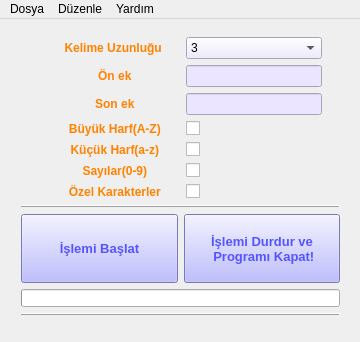
<?xml version="1.0" encoding="UTF-8"?>
<ui version="4.0">
 <class>MainWindow</class>
 <widget class="QMainWindow" name="MainWindow">
  <property name="windowModality">
   <enum>Qt::ApplicationModal</enum>
  </property>
  <property name="geometry">
   <rect>
    <x>0</x>
    <y>0</y>
    <width>360</width>
    <height>342</height>
   </rect>
  </property>
  <property name="sizePolicy">
   <sizepolicy hsizetype="Fixed" vsizetype="Fixed">
    <horstretch>0</horstretch>
    <verstretch>0</verstretch>
   </sizepolicy>
  </property>
  <property name="minimumSize">
   <size>
    <width>360</width>
    <height>342</height>
   </size>
  </property>
  <property name="maximumSize">
   <size>
    <width>360</width>
    <height>342</height>
   </size>
  </property>
  <property name="windowTitle">
   <string>Kelime Üreteci v1.0</string>
  </property>
  <property name="windowIcon">
   <iconset resource="ikon.qrc">
    <normaloff>:/new/prefix1/Kelime Üreteci İkon-32-23.png</normaloff>:/new/prefix1/Kelime Üreteci İkon-32-23.png</iconset>
  </property>
  <property name="windowOpacity">
   <double>1.000000000000000</double>
  </property>
  <property name="autoFillBackground">
   <bool>false</bool>
  </property>
  <property name="styleSheet">
   <string notr="true"/>
  </property>
  <property name="iconSize">
   <size>
    <width>32</width>
    <height>32</height>
   </size>
  </property>
  <property name="documentMode">
   <bool>true</bool>
  </property>
  <property name="tabShape">
   <enum>QTabWidget::Rounded</enum>
  </property>
  <property name="dockNestingEnabled">
   <bool>true</bool>
  </property>
  <property name="unifiedTitleAndToolBarOnMac">
   <bool>true</bool>
  </property>
  <widget class="QWidget" name="centralWidget">
   <widget class="QWidget" name="verticalLayoutWidget">
    <property name="geometry">
     <rect>
      <x>10</x>
      <y>7</y>
      <width>341</width>
      <height>301</height>
     </rect>
    </property>
    <layout class="QVBoxLayout" name="verticalLayout">
     <item>
      <layout class="QGridLayout" name="gridLayout_10">
       <property name="sizeConstraint">
        <enum>QLayout::SetMaximumSize</enum>
       </property>
       <item row="6" column="2">
        <widget class="QCheckBox" name="checkBox_4">
         <property name="text">
          <string/>
         </property>
        </widget>
       </item>
       <item row="0" column="3">
        <spacer name="horizontalSpacer_2">
         <property name="orientation">
          <enum>Qt::Horizontal</enum>
         </property>
         <property name="sizeType">
          <enum>QSizePolicy::Fixed</enum>
         </property>
         <property name="sizeHint" stdset="0">
          <size>
           <width>18</width>
           <height>14</height>
          </size>
         </property>
        </spacer>
       </item>
       <item row="0" column="0">
        <spacer name="horizontalSpacer">
         <property name="orientation">
          <enum>Qt::Horizontal</enum>
         </property>
         <property name="sizeType">
          <enum>QSizePolicy::Fixed</enum>
         </property>
         <property name="sizeHint" stdset="0">
          <size>
           <width>22</width>
           <height>10</height>
          </size>
         </property>
        </spacer>
       </item>
       <item row="3" column="1">
        <widget class="QLabel" name="label_4">
         <property name="font">
          <font>
           <pointsize>9</pointsize>
           <weight>75</weight>
           <bold>true</bold>
          </font>
         </property>
         <property name="styleSheet">
          <string notr="true">color:rgb(255, 130, 0)</string>
         </property>
         <property name="text">
          <string>  Büyük Harf(A-Z)</string>
         </property>
         <property name="alignment">
          <set>Qt::AlignCenter</set>
         </property>
        </widget>
       </item>
       <item row="6" column="1">
        <widget class="QLabel" name="label_7">
         <property name="font">
          <font>
           <pointsize>9</pointsize>
           <weight>75</weight>
           <bold>true</bold>
          </font>
         </property>
         <property name="styleSheet">
          <string notr="true">color:rgb(255, 130, 0)</string>
         </property>
         <property name="text">
          <string>  Özel Karakterler</string>
         </property>
         <property name="alignment">
          <set>Qt::AlignCenter</set>
         </property>
        </widget>
       </item>
       <item row="0" column="2">
        <widget class="QComboBox" name="comboBox">
         <property name="styleSheet">
          <string notr="true">background-color: rgb(235, 229, 255);</string>
         </property>
         <property name="currentIndex">
          <number>0</number>
         </property>
         <item>
          <property name="text">
           <string>3</string>
          </property>
         </item>
         <item>
          <property name="text">
           <string>4</string>
          </property>
         </item>
         <item>
          <property name="text">
           <string>5</string>
          </property>
         </item>
         <item>
          <property name="text">
           <string>6</string>
          </property>
         </item>
         <item>
          <property name="text">
           <string>7</string>
          </property>
         </item>
         <item>
          <property name="text">
           <string>8</string>
          </property>
         </item>
         <item>
          <property name="text">
           <string>9</string>
          </property>
         </item>
         <item>
          <property name="text">
           <string>10</string>
          </property>
         </item>
        </widget>
       </item>
       <item row="3" column="2">
        <widget class="QCheckBox" name="checkBox_2">
         <property name="sizePolicy">
          <sizepolicy hsizetype="Minimum" vsizetype="Fixed">
           <horstretch>0</horstretch>
           <verstretch>0</verstretch>
          </sizepolicy>
         </property>
         <property name="layoutDirection">
          <enum>Qt::LeftToRight</enum>
         </property>
         <property name="autoFillBackground">
          <bool>false</bool>
         </property>
         <property name="styleSheet">
          <string notr="true">color: rgb(235, 229, 255);</string>
         </property>
         <property name="inputMethodHints">
          <set>Qt::ImhNone</set>
         </property>
         <property name="text">
          <string/>
         </property>
        </widget>
       </item>
       <item row="2" column="1">
        <widget class="QLabel" name="label_3">
         <property name="font">
          <font>
           <pointsize>9</pointsize>
           <weight>75</weight>
           <bold>true</bold>
          </font>
         </property>
         <property name="styleSheet">
          <string notr="true">color:rgb(255, 130, 0)</string>
         </property>
         <property name="text">
          <string>  Son ek</string>
         </property>
         <property name="alignment">
          <set>Qt::AlignCenter</set>
         </property>
        </widget>
       </item>
       <item row="5" column="1">
        <widget class="QLabel" name="label_6">
         <property name="font">
          <font>
           <pointsize>9</pointsize>
           <weight>75</weight>
           <bold>true</bold>
          </font>
         </property>
         <property name="styleSheet">
          <string notr="true">color:rgb(255, 130, 0)</string>
         </property>
         <property name="text">
          <string>  Sayılar(0-9)</string>
         </property>
         <property name="alignment">
          <set>Qt::AlignCenter</set>
         </property>
        </widget>
       </item>
       <item row="1" column="2">
        <widget class="QLineEdit" name="lineEdit">
         <property name="styleSheet">
          <string notr="true">background-color: rgb(235, 229, 255);</string>
         </property>
        </widget>
       </item>
       <item row="1" column="1">
        <widget class="QLabel" name="label_2">
         <property name="font">
          <font>
           <pointsize>9</pointsize>
           <weight>75</weight>
           <bold>true</bold>
          </font>
         </property>
         <property name="styleSheet">
          <string notr="true">color:rgb(255, 130, 0)</string>
         </property>
         <property name="text">
          <string>  Ön ek</string>
         </property>
         <property name="alignment">
          <set>Qt::AlignCenter</set>
         </property>
        </widget>
       </item>
       <item row="4" column="1">
        <widget class="QLabel" name="label_5">
         <property name="font">
          <font>
           <pointsize>9</pointsize>
           <weight>75</weight>
           <bold>true</bold>
          </font>
         </property>
         <property name="styleSheet">
          <string notr="true">color:rgb(255, 130, 0)</string>
         </property>
         <property name="text">
          <string>  Küçük Harf(a-z)</string>
         </property>
         <property name="alignment">
          <set>Qt::AlignCenter</set>
         </property>
        </widget>
       </item>
       <item row="2" column="2">
        <widget class="QLineEdit" name="lineEdit_2">
         <property name="styleSheet">
          <string notr="true">background-color: rgb(235, 229, 255);</string>
         </property>
        </widget>
       </item>
       <item row="4" column="2">
        <widget class="QCheckBox" name="checkBox">
         <property name="styleSheet">
          <string notr="true">color: rgb(235, 229, 255);</string>
         </property>
         <property name="text">
          <string/>
         </property>
        </widget>
       </item>
       <item row="5" column="2">
        <widget class="QCheckBox" name="checkBox_3">
         <property name="styleSheet">
          <string notr="true">color: rgb(235, 229, 255);</string>
         </property>
         <property name="text">
          <string/>
         </property>
        </widget>
       </item>
       <item row="0" column="1">
        <widget class="QLabel" name="label">
         <property name="sizePolicy">
          <sizepolicy hsizetype="Expanding" vsizetype="Preferred">
           <horstretch>0</horstretch>
           <verstretch>0</verstretch>
          </sizepolicy>
         </property>
         <property name="font">
          <font>
           <pointsize>9</pointsize>
           <weight>75</weight>
           <bold>true</bold>
           <underline>false</underline>
          </font>
         </property>
         <property name="autoFillBackground">
          <bool>false</bool>
         </property>
         <property name="styleSheet">
          <string notr="true">color:rgb(255, 130, 0)</string>
         </property>
         <property name="frameShape">
          <enum>QFrame::NoFrame</enum>
         </property>
         <property name="text">
          <string>  Kelime Uzunluğu </string>
         </property>
         <property name="scaledContents">
          <bool>false</bool>
         </property>
         <property name="alignment">
          <set>Qt::AlignCenter</set>
         </property>
         <property name="wordWrap">
          <bool>false</bool>
         </property>
        </widget>
       </item>
      </layout>
     </item>
     <item>
      <widget class="Line" name="line">
       <property name="sizePolicy">
        <sizepolicy hsizetype="Expanding" vsizetype="Fixed">
         <horstretch>0</horstretch>
         <verstretch>0</verstretch>
        </sizepolicy>
       </property>
       <property name="frameShadow">
        <enum>QFrame::Raised</enum>
       </property>
       <property name="orientation">
        <enum>Qt::Horizontal</enum>
       </property>
      </widget>
     </item>
     <item>
      <layout class="QGridLayout" name="gridLayout_2">
       <property name="sizeConstraint">
        <enum>QLayout::SetDefaultConstraint</enum>
       </property>
       <item row="0" column="1">
        <widget class="QPushButton" name="pushButton_2">
         <property name="sizePolicy">
          <sizepolicy hsizetype="Minimum" vsizetype="Expanding">
           <horstretch>0</horstretch>
           <verstretch>0</verstretch>
          </sizepolicy>
         </property>
         <property name="font">
          <font>
           <pointsize>10</pointsize>
           <weight>75</weight>
           <bold>true</bold>
          </font>
         </property>
         <property name="styleSheet">
          <string notr="true">background-color: rgb(170, 170, 255);
color: rgb(85, 85, 255);</string>
         </property>
         <property name="text">
          <string>İşlemi Durdur ve
 Programı Kapat!</string>
         </property>
        </widget>
       </item>
       <item row="0" column="0">
        <widget class="QPushButton" name="pushButton">
         <property name="sizePolicy">
          <sizepolicy hsizetype="Minimum" vsizetype="Preferred">
           <horstretch>0</horstretch>
           <verstretch>0</verstretch>
          </sizepolicy>
         </property>
         <property name="font">
          <font>
           <pointsize>10</pointsize>
           <weight>75</weight>
           <bold>true</bold>
          </font>
         </property>
         <property name="styleSheet">
          <string notr="true">background-color: rgb(170, 170, 255);
color: rgb(85, 85, 255);</string>
         </property>
         <property name="text">
          <string>İşlemi Başlat</string>
         </property>
         <property name="autoDefault">
          <bool>false</bool>
         </property>
         <property name="default">
          <bool>false</bool>
         </property>
         <property name="flat">
          <bool>false</bool>
         </property>
        </widget>
       </item>
      </layout>
     </item>
     <item>
      <widget class="QProgressBar" name="progressBar">
       <property name="font">
        <font>
         <pointsize>6</pointsize>
         <weight>75</weight>
         <bold>true</bold>
         <stylestrategy>NoAntialias</stylestrategy>
        </font>
       </property>
       <property name="styleSheet">
        <string notr="true"/>
       </property>
       <property name="value">
        <number>0</number>
       </property>
       <property name="textVisible">
        <bool>false</bool>
       </property>
       <property name="invertedAppearance">
        <bool>false</bool>
       </property>
       <property name="textDirection">
        <enum>QProgressBar::TopToBottom</enum>
       </property>
      </widget>
     </item>
     <item>
      <widget class="Line" name="line_2">
       <property name="frameShadow">
        <enum>QFrame::Raised</enum>
       </property>
       <property name="orientation">
        <enum>Qt::Horizontal</enum>
       </property>
      </widget>
     </item>
     <item>
      <layout class="QGridLayout" name="gridLayout_3"/>
     </item>
    </layout>
   </widget>
  </widget>
  <widget class="QMenuBar" name="menuBar">
   <property name="geometry">
    <rect>
     <x>0</x>
     <y>0</y>
     <width>360</width>
     <height>21</height>
    </rect>
   </property>
   <property name="font">
    <font/>
   </property>
   <property name="layoutDirection">
    <enum>Qt::LeftToRight</enum>
   </property>
   <property name="autoFillBackground">
    <bool>false</bool>
   </property>
   <property name="defaultUp">
    <bool>true</bool>
   </property>
   <property name="nativeMenuBar">
    <bool>true</bool>
   </property>
   <widget class="QMenu" name="menuDosya">
    <property name="title">
     <string>Dosya</string>
    </property>
    <addaction name="actionDurdur"/>
    <addaction name="actionBa_lat"/>
   </widget>
   <widget class="QMenu" name="menuD_zenle">
    <property name="title">
     <string>Düzenle</string>
    </property>
    <addaction name="actionFormu_Temizle"/>
   </widget>
   <widget class="QMenu" name="menuYard_m">
    <property name="title">
     <string>Yardım</string>
    </property>
    <addaction name="actionKullan_m"/>
    <addaction name="actionHakk_nda"/>
   </widget>
   <addaction name="menuDosya"/>
   <addaction name="menuD_zenle"/>
   <addaction name="menuYard_m"/>
  </widget>
  <action name="actionFormu_Temizle">
   <property name="text">
    <string>Formu Temizle</string>
   </property>
  </action>
  <action name="actionKullan_m">
   <property name="text">
    <string>Kullanım</string>
   </property>
  </action>
  <action name="actionHakk_nda">
   <property name="text">
    <string>Hakkında</string>
   </property>
  </action>
  <action name="actionDurdur">
   <property name="text">
    <string>Durdur</string>
   </property>
  </action>
  <action name="actionBa_lat">
   <property name="text">
    <string>Başlat</string>
   </property>
  </action>
 </widget>
 <layoutdefault spacing="6" margin="11"/>
 <resources>
  <include location="ikon.qrc"/>
 </resources>
 <connections>
  <connection>
   <sender>actionBa_lat</sender>
   <signal>triggered()</signal>
   <receiver>pushButton</receiver>
   <slot>click()</slot>
   <hints>
    <hint type="sourcelabel">
     <x>-1</x>
     <y>-1</y>
    </hint>
    <hint type="destinationlabel">
     <x>118</x>
     <y>272</y>
    </hint>
   </hints>
  </connection>
  <connection>
   <sender>pushButton_2</sender>
   <signal>destroyed()</signal>
   <receiver>MainWindow</receiver>
   <slot>update()</slot>
   <hints>
    <hint type="sourcelabel">
     <x>348</x>
     <y>272</y>
    </hint>
    <hint type="destinationlabel">
     <x>224</x>
     <y>240</y>
    </hint>
   </hints>
  </connection>
  <connection>
   <sender>actionDurdur</sender>
   <signal>triggered()</signal>
   <receiver>pushButton_2</receiver>
   <slot>click()</slot>
   <hints>
    <hint type="sourcelabel">
     <x>-1</x>
     <y>-1</y>
    </hint>
    <hint type="destinationlabel">
     <x>348</x>
     <y>272</y>
    </hint>
   </hints>
  </connection>
 </connections>
</ui>
